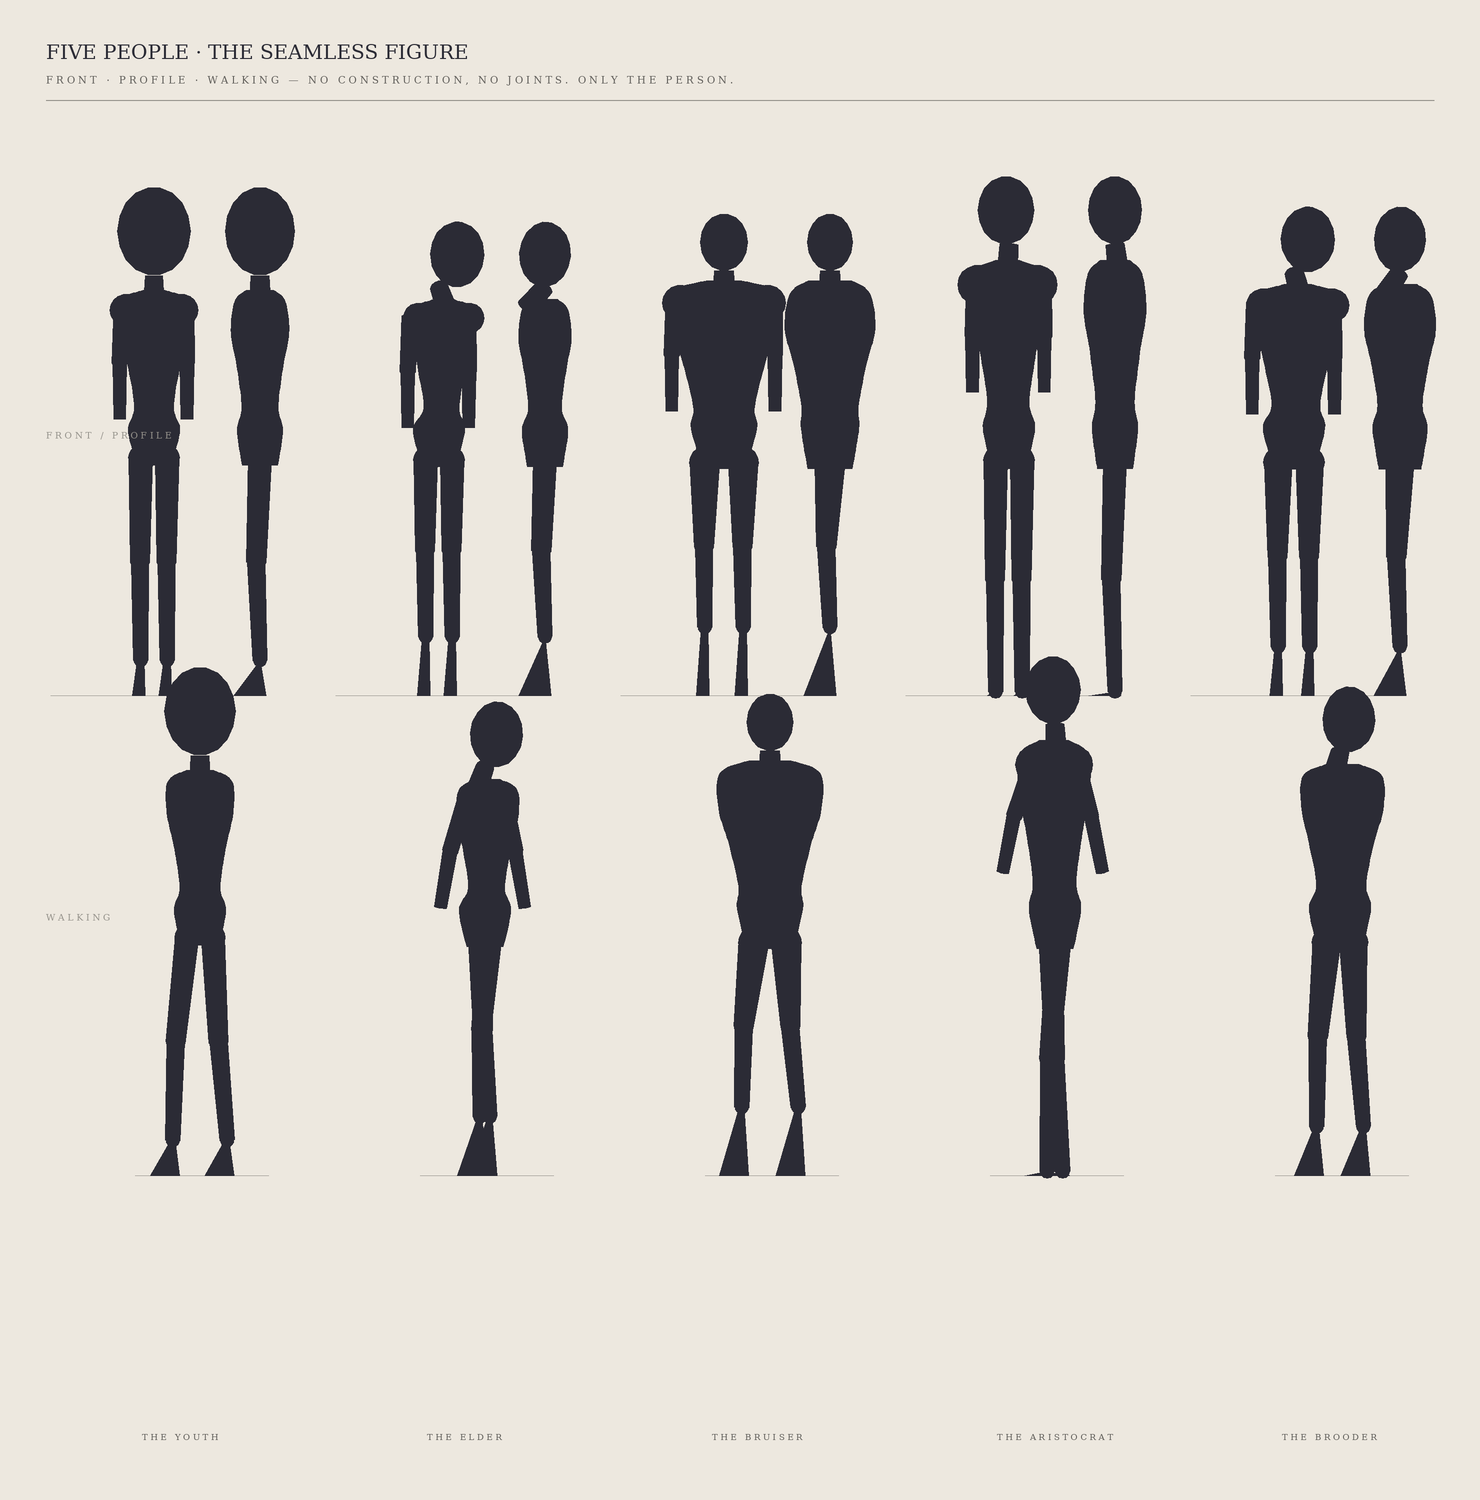

Python code for this plot:
"""
SKETCH 101 · FINAL — SEAMLESS FIGURE  (the human before anatomy — 13, 2026-05-30)
Professor's last assignment: the original five as FINISHED seamless mannequins — front, profile,
walking — no labels mid-grid, no construction, no callouts. "Make me forget where one part ends
and another begins." The only remaining seam is the HIP. Fix it and 101 is complete.

HIP FIX (same logic that solved the shoulder): the torso and legs must OVERLAP, not abut.
 - the torso's lowest swept node is pushed DOWN to the crotch level (not stopping at hip-top);
 - the thigh tops start UP INSIDE the pelvis (overlapping it) with a fattened top radius, so the
   thigh fuses into the hip mass with no blank band.
Engine = refined superellipse swept torso + sloping shoulders + deltoid caps + limb volumes
+ walk() stride. Front cam Ry(-12), profile Ry(-90), walk 3/4 Ry(-52).
"""
import os, math, copy
import numpy as np
from PIL import Image, ImageDraw, ImageFont

OUT="/sessions/nifty-keen-cerf/mnt/hessentials/illustration/loomis"
SS=2
PAPER=(237,232,223); INK=(43,43,53); GREY=(150,147,140); FAINT=(150,147,140); LBL=(96,94,90)
SCALE=62.0; YSHIFT=3.75; GROUND=7.55
EYE=np.eye(3)
def Rx(a): c,s=math.cos(a),math.sin(a); return np.array([[1,0,0],[0,c,-s],[0,s,c]])
def Ry(a): c,s=math.cos(a),math.sin(a); return np.array([[c,0,s],[0,1,0],[-s,0,c]])
def Rz(a): c,s=math.cos(a),math.sin(a); return np.array([[c,-s,0],[s,c,0],[0,0,1]])
def rad(d): return math.radians(d)
def pit(d): return Rx(rad(d))
def Vv(*a): return np.array(a,float)
CAM=[Ry(rad(-12))]
def projP(p,ox,oy):
    q=CAM[0]@((np.array(p,float)-Vv(0,YSHIFT,0))*SCALE); return (ox+q[0],oy+q[1])
def hull(points):
    pts=sorted(set((round(x,2),round(y,2)) for x,y in points))
    if len(pts)<3: return pts
    def cr(o,a,b): return (a[0]-o[0])*(b[1]-o[1])-(a[1]-o[1])*(b[0]-o[0])
    lo=[]
    for p in pts:
        while len(lo)>=2 and cr(lo[-2],lo[-1],p)<=0: lo.pop()
        lo.append(p)
    up=[]
    for p in reversed(pts):
        while len(up)>=2 and cr(up[-2],up[-1],p)<=0: up.pop()
        up.append(p)
    return lo[:-1]+up[:-1]
def basis(axis):
    axis=axis/(np.linalg.norm(axis)+1e-9)
    ref=Vv(0,0,1.0) if abs(axis[2])<0.9 else Vv(0,1.0,0)
    u=np.cross(axis,ref); u/=np.linalg.norm(u)+1e-9; v=np.cross(axis,u); return u,v
def ellip_pts(center,radii,rot):
    rx,ry,rz=radii; c=Vv(*center); out=[]
    for i in range(9):
        th=math.pi*(i+0.5)/9
        for j in range(18):
            ph=2*math.pi*j/18
            out.append(c+rot@Vv(rx*math.sin(th)*math.cos(ph),ry*math.cos(th),rz*math.sin(th)*math.sin(ph)))
    return out
def sphere_pts(center,r): return ellip_pts(center,(r,r,r),EYE)
def seg_pts(a,b,ra,rb):
    a=Vv(*a); b=Vv(*b); ax=b-a
    if np.linalg.norm(ax)<1e-6: return [a]
    u,v=basis(ax); out=[]
    for c,r in ((a,ra),(b,rb)):
        for k in range(16): th=2*math.pi*k/16; out.append(c+r*(math.cos(th)*u+math.sin(th)*v))
    return out
img=None; D=None; W=H=0
def newimg(w,h):
    global img,D,W,H; W,H=w,h
    img=Image.new("RGB",(W*SS,H*SS),PAPER); D=ImageDraw.Draw(img)
def fillsil(samples,ox,oy,col=INK):
    poly=[(x*SS,y*SS) for x,y in hull([projP(p,ox,oy) for p in samples])]
    if len(poly)>=3: D.polygon(poly,fill=col)
def CV(scr,w,col=INK,closed=False):
    pts=[(x*SS,y*SS) for x,y in scr]
    if closed: pts=pts+[pts[0]]
    if len(pts)>=2: D.line(pts,fill=col,width=max(1,int(w*SS)),joint="curve")
def catmull_nodes(nodes,n):
    P=[np.array(p,float) for p in nodes]; out=[]
    for i in range(len(P)-1):
        p0=P[max(i-1,0)]; p1=P[i]; p2=P[i+1]; p3=P[min(i+2,len(P)-1)]
        for t in np.linspace(0,1,n,endpoint=False):
            t2=t*t;t3=t2*t
            out.append(0.5*((2*p1)+(-p0+p2)*t+(2*p0-5*p1+4*p2-p3)*t2+(-p0+3*p1-3*p2+p3)*t3))
    out.append(P[-1]); return out
def super_ring(y,w,d,cx,cz,nexp=2.6,n=30):
    pts=[]
    for t in np.linspace(0,2*math.pi,n,endpoint=False):
        ct=math.cos(t); st=math.sin(t)
        x=cx+w*math.copysign(abs(ct)**(2.0/nexp),ct); z=cz+d*math.copysign(abs(st)**(2.0/nexp),st)
        pts.append(Vv(x,y,z))
    return pts
def torso_nodes(spec):
    (rx0,ry0,rz0),(rrx,rry,rrz),_=spec['rib']
    (px0,py0,pz0),(phx,phy,phz),_=spec['pelvis']
    ribbot=ry0+rry; peltop=py0-phy; waistY=(ribbot+peltop)/2
    crotch=py0+phy*1.18           # HIP FIX: torso flows down to crotch level
    return [
      (ry0-rry*1.16, rrx*0.34, rrz*0.5, rx0, rz0),
      (ry0-rry*0.92, rrx*1.12, rrz*0.92, rx0, rz0),
      (ry0-rry*0.26, rrx*1.02, rrz*1.05, rx0, rz0),
      (ry0+rry*0.42, rrx*0.80, rrz*0.84, rx0*0.6+px0*0.4, rz0*0.6+pz0*0.4),
      (waistY, max(rrx*0.60,phx*0.54), rrz*0.66, (rx0+px0)/2, (rz0+pz0)/2),
      (peltop+phy*0.45, phx*0.98, phz*0.96, px0, pz0),     # hips (broadest)
      (crotch, phx*0.62, phz*0.74, px0, pz0),              # crotch — torso fuses to legs here
    ]
def torso(ox,oy,spec,nexp=2.6,nseg=60):
    nodes=torso_nodes(spec); samples=catmull_nodes(nodes,max(2,nseg//(len(nodes)-1)))
    for i in range(len(samples)-1):
        y0,w0,d0,cx0,cz0=samples[i]; y1,w1,d1,cx1,cz1=samples[i+1]
        fillsil(super_ring(y0,w0,d0,cx0,cz0,nexp)+super_ring(y1,w1,d1,cx1,cz1,nexp),ox,oy)
    rry=spec['rib'][1][1]; _,sh_w,sh_d,scx,scz=nodes[1]; sh_y=nodes[1][0]
    for sgn in (-1,1): fillsil(sphere_pts((scx+sgn*sh_w*0.80,sh_y+rry*0.18,scz),rry*0.34),ox,oy)
    nk=spec['neck']; fillsil(seg_pts(nk[0],nk[1],nk[2]*1.15,nk[2]*1.0),ox,oy); fillsil(ellip_pts(*spec['head']),ox,oy)
def foot(b,ra,ox,oy):
    # ankle b -> a small flat wedge to the ground, modest toe; ankle sphere fuses shin to foot
    bb=Vv(*b); fy=max(GROUND-bb[1],0.02)
    ankle=bb; toe=Vv(bb[0],GROUND,bb[2]+0.42); heel=Vv(bb[0],GROUND,bb[2]-0.10)
    fillsil(sphere_pts(ankle,ra*0.92),ox,oy)                 # ankle ball (no detached blob)
    fillsil([ankle+Vv(ra*0.5,0,0),ankle-Vv(ra*0.5,0,0),
             toe+Vv(ra*0.45,0,0),toe-Vv(ra*0.45,0,0),
             heel+Vv(ra*0.45,0,0),heel-Vv(ra*0.45,0,0)],ox,oy)  # low wedge, sits ON ground
def limbs(ox,oy,spec):
    for L in spec['legs']:
        a,k,b,r=L[0],L[1],L[2],L[3]; rh,rk,ra=r
        # thigh top sphere sits UP inside the pelvis to fuse (no seam)
        fillsil(sphere_pts(a,rh*1.05),ox,oy)
        fillsil(seg_pts(a,k,rh,rk),ox,oy); fillsil(sphere_pts(k,rk*0.95),ox,oy); fillsil(seg_pts(k,b,rk*0.92,ra),ox,oy)
        foot(b,ra,ox,oy)
    for s,e,w,r in spec['arms']:
        rs,re_,rw=r
        fillsil(seg_pts(s,e,rs*0.74,re_),ox,oy); fillsil(sphere_pts(e,re_*0.92),ox,oy); fillsil(seg_pts(e,w,re_*0.9,rw),ox,oy)
def figure(ox,oy,spec):
    CV([projP((-1.7,GROUND,0),ox,oy),projP((1.8,GROUND,0),ox,oy)],0.8,FAINT)
    limbs(ox,oy,spec); torso(ox,oy,spec)
def make_spec(head_s,rib_w,rib_h,pel_w,pel_h,axis,lean=0.0,stoop=0.0,armspread=1.0,legspread=1.0):
    pelcy=3.45; pelh=0.40*pel_h; ribry=0.86*rib_h; ribcy=pelcy-pelh-0.42*axis-ribry
    headry=0.55*head_s; headcy=ribcy-ribry-(0.34*axis)-headry
    def lz(y): return lean*(pelcy-y)/3.0
    rib=((lz(ribcy),ribcy,0.0),(0.60*rib_w,ribry,0.52*rib_w),pit(8*lean))
    pel=((0.0,pelcy,0.0),(0.50*pel_w,pelh,0.46*pel_w),pit(2*lean))
    head=((lz(headcy)+stoop,headcy,0.0),(0.46*head_s,headry,0.44*head_s),pit(10*lean+18*stoop))
    neck=((lz(ribcy-ribry)+stoop*0.5,ribcy-ribry+0.02,lz(headcy)+stoop),(0.0,headcy+headry,0.0),0.13+0.02*rib_w)
    crotch=pelcy+pelh*1.18
    legtop=crotch-0.12*axis; kneeY=pelcy+pelh+1.55*axis; ankY=min(kneeY+1.5*axis,GROUND-0.05)
    lr=(0.23*max(pel_w,0.8),0.16,0.12)
    lx=0.26*pel_w*legspread
    legs=[(( -lx,legtop,0),(-lx,kneeY,0.06),(-lx,ankY,0),lr),
          (( lx,legtop,0),( lx,kneeY,0.06),( lx,ankY,0),lr)]
    sh=ribcy-ribry*0.86; ar=(0.18,0.13,0.10); axw=0.62*rib_w*armspread
    arms=[((-axw,sh+0.05,0),(-axw-0.02,sh+0.95,0.05),(-axw-0.02,sh+1.85,0.05),ar),
          (( axw,sh+0.05,0),( axw+0.02,sh+0.95,0.05),( axw+0.02,sh+1.85,0.05),ar)]
    return dict(head=head,rib=rib,pelvis=pel,neck=neck,legs=legs,arms=arms)
def walk(spec0,phase):
    s=copy.deepcopy(spec0); fore=0.55*phase
    def shift(leg,dz,bend):
        a,k,b,r=leg; a=Vv(*a)+Vv(0,0,dz*0.25); k=Vv(*k)+Vv(0,0,dz*0.7); b=Vv(*b)+Vv(0,0,dz)
        return (tuple(a),tuple(k),tuple(b),r)
    s['legs']=[shift(s['legs'][0],-fore,abs(phase)),shift(s['legs'][1],fore,abs(phase))]
    def sw(arm,dz):
        sh,el,wr,r=arm; el=Vv(*el)+Vv(0,0,dz); wr=Vv(*wr)+Vv(0,0,dz*1.7); return (sh,tuple(el),tuple(wr),r)
    s['arms']=[sw(s['arms'][0],fore),sw(s['arms'][1],-fore)]
    return s
def font(px):
    try: return ImageFont.truetype('/usr/share/fonts/truetype/dejavu/DejaVuSerif.ttf',int(px*SS))
    except: return ImageFont.load_default()
def caps(s): return ' '.join(s.upper())

FIVE=[('the youth',make_spec(1.30,0.86,0.90,0.84,0.82,1.05)),
      ('the elder',make_spec(0.96,0.78,0.84,0.84,0.86,0.92, lean=0.16, stoop=0.14)),
      ('the bruiser',make_spec(0.84,1.34,1.0,1.06,0.94,0.86, legspread=1.15)),
      ('the aristocrat',make_spec(1.0,0.92,1.10,0.84,0.94,1.20, lean=-0.04)),
      ('the brooder',make_spec(0.96,1.06,0.94,1.0,0.96,0.96, lean=0.12, stoop=0.10))]
phases=[-0.7,0.5,-0.6,0.6,-0.5]

newimg(1480,1500)
F_TTL=font(20); F_CAP=font(10); F_SM=font(8.5); F_RL=font(9)
D.text((46*SS,40*SS),'FIVE PEOPLE · THE SEAMLESS FIGURE',fill=INK,font=F_TTL)
D.text((46*SS,74*SS),caps('front · profile · walking — no construction, no joints. only the person.'),fill=LBL,font=F_CAP)
D.line([(46*SS,100*SS),(1434*SS,100*SS)],fill=FAINT,width=max(1,int(1*SS)))
cols=[200,485,770,1055,1340]
rowY=[460,940]   # front+profile row, walking row
# row 1: front (left of pair) + profile (right of pair) per person, tight
for i,(name,spec) in enumerate(FIVE):
    CAM[0]=Ry(rad(-12)); figure(cols[i]-46,rowY[0],spec)
    CAM[0]=Ry(rad(-90)); figure(cols[i]+60,rowY[0],spec)
# row 2: walking, 3/4
for i,(name,spec) in enumerate(FIVE):
    CAM[0]=Ry(rad(-52)); figure(cols[i],rowY[1],walk(spec,phases[i]))
# labels only at the base
for i,(name,spec) in enumerate(FIVE):
    D.text((cols[i]*SS-58*SS,1432*SS),caps(name),fill=LBL,font=F_SM)
D.text((46*SS,430*SS),caps('front / profile'),fill=GREY,font=F_RL)
D.text((46*SS,912*SS),caps('walking'),fill=GREY,font=F_RL)
img.resize((W,H),Image.LANCZOS).save(f'{OUT}/seamless_five.png'); print('saved seamless_five.png',(W,H))
print('done')
